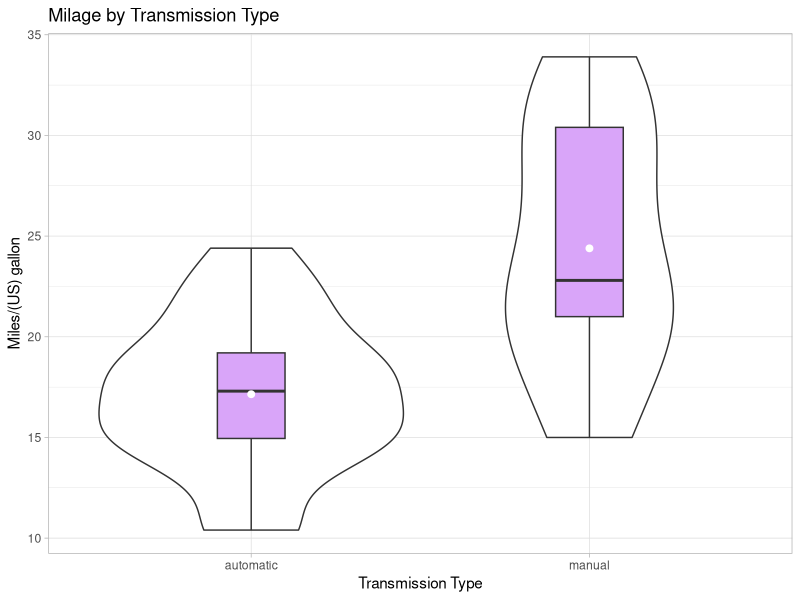
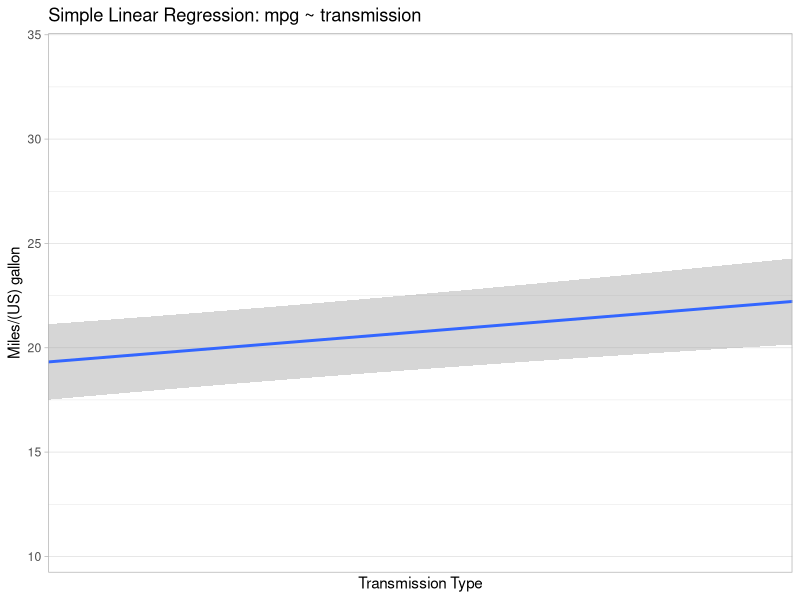
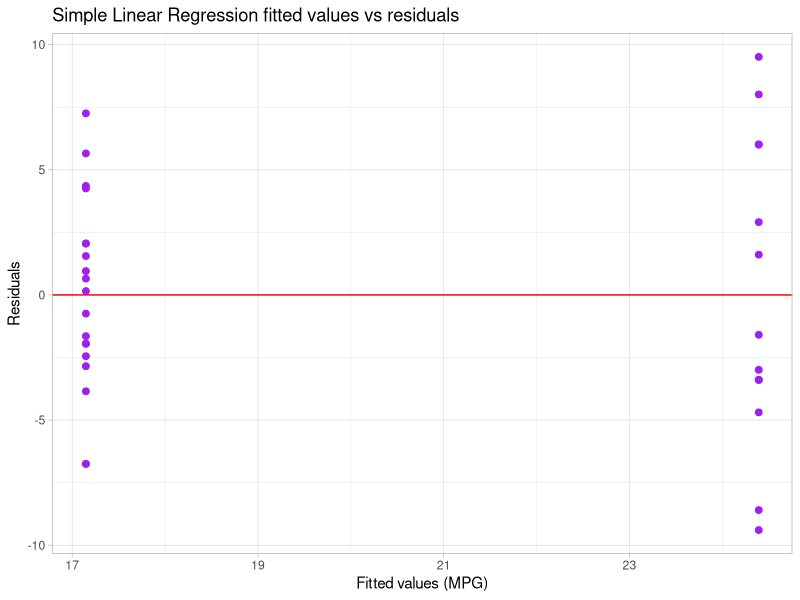
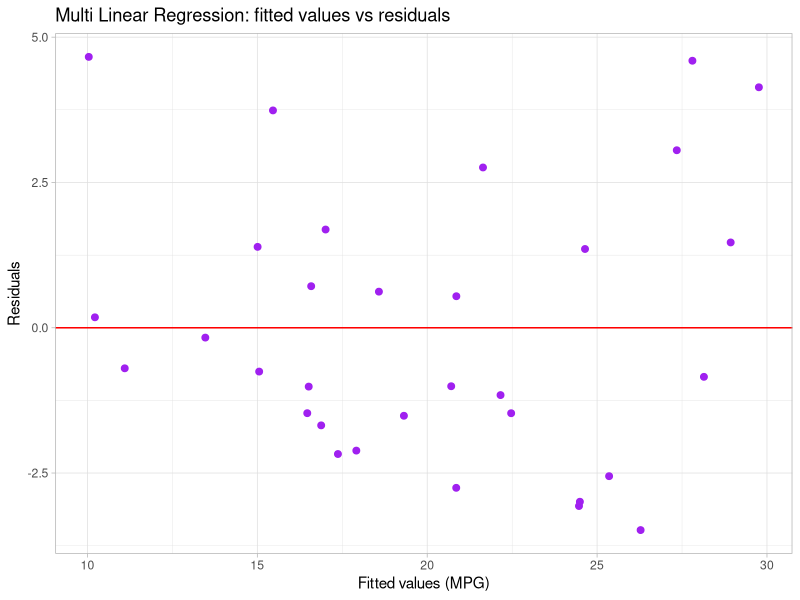
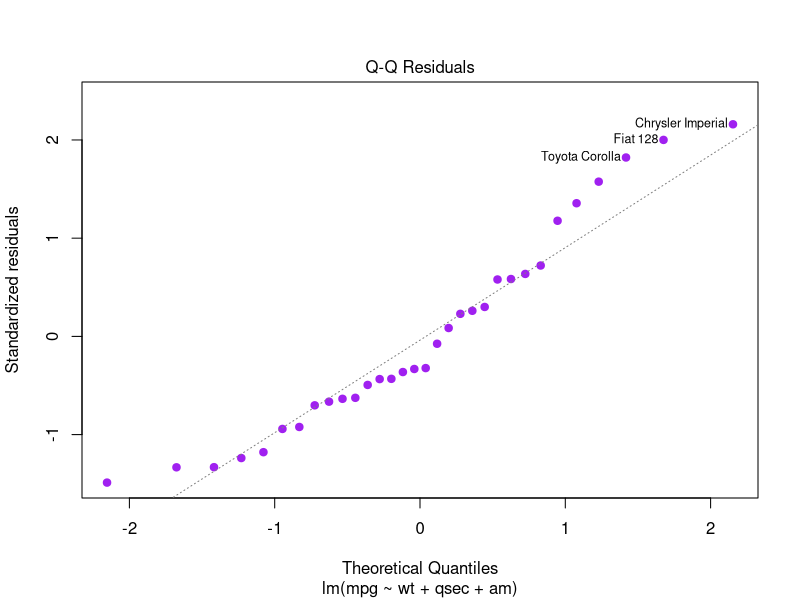

Source code (R) for these figures, in order:
## ---- chunk 1
require(knitr, quietly = TRUE)
require(ggplot2, quietly = TRUE)
require(scales, quietly = TRUE)

knitr::opts_chunk$set(echo = FALSE, cache = TRUE, cache.path = "cache/",
                      fig.path = "figure/", fig.align = "center")

# load cars dataset
require(datasets, quietly = TRUE)
data(mtcars)
## ---- chunk 2
kable(head(mtcars), caption = "Sample from mtcars")
## ---- chunk 3
modelSLR <- lm(mpg ~ am, mtcars)
modelSLRsum <- summary(modelSLR)
kable(cbind(modelSLRsum$coef, round(confint(modelSLR), 1)), caption = "Model Coefficients")
## ---- chunk 4
library(MASS)
fit <- lm(mpg ~ ., mtcars)
step <- stepAIC(fit, direction = "both", trace = 0)
modelMLR <- lm(mpg ~ wt + qsec + am, mtcars)
modelMLRsum <- summary(modelMLR)
kable(cbind(modelMLRsum$coef, round(confint(modelMLR), 1)), caption = "Model Coefficients")
## ---- chunk 5
fit.models <- c("Simple Linear Regression", "Multi Linear Regression")
fit.r.squared <- c(modelSLRsum$adj.r.squared, modelMLRsum$adj.r.squared)
fit.var.residuals <- c(modelSLRsum$sigma, modelMLRsum$sigma)
fit.aic <- c(AIC(modelSLR), AIC(modelMLR))
df <- data.frame("Model" = fit.models, "R Squared" = fit.r.squared, "Residual Variance" = fit.var.residuals, AIC = fit.aic)
kable(df, caption = "Compare Models")
## ---- chunk 6
library(MASS)
fit <- lm(mpg ~ ., mtcars)
step <- stepAIC(fit, direction = "both", trace = 0)
step$anova
## ---- chunk 7
sessionInfo()
## ---- chunk 8
mtcars2 <- data.frame(mtcars)
mtcars2$am <- factor(mtcars2$am, labels = c("automatic", "manual"))
ggplot(mtcars2, aes(x = am, y = mpg)) +
    geom_violin() +
    geom_boxplot(width = 0.2, fill = "purple", alpha = 0.4) +
    stat_summary(fun.y = mean, geom = "point", colour = "white", shape = 19, size = 2) +
    theme_light(base_family = "sans", base_size = 11) +
    labs(x = "Transmission Type", y = "Miles/(US) gallon") +
    ggtitle("Milage by Transmission Type")
## ---- chunk 9
ggplot(mtcars, aes(x = am, y = mpg)) +
    geom_point(shape = 19, size = 2, colour = "purple") +
    geom_smooth(method = lm) +
    theme_light(base_family = "sans", base_size = 11) +
    scale_x_discrete(breaks = c(0, 1), labels = c("automatic", "manual"), expand = c(0.2, -0.5)) +
    labs(x = "Transmission Type", y = "Miles/(US) gallon") +
    ggtitle("Simple Linear Regression: mpg ~ transmission")
## ---- chunk 10
qplot(fitted(modelSLR), resid(modelSLR)) +
    geom_hline(yintercept = 0, colour = "red") +
    geom_point(shape = 19, size = 2, colour = "purple") +
    theme_light(base_family = "sans", base_size = 11) +
    xlab("Fitted values (MPG)") +
    ylab("Residuals") +
    ggtitle("Simple Linear Regression fitted values vs residuals")
## ---- chunk 11
qplot(fitted(modelMLR), resid(modelMLR)) +
    geom_hline(yintercept = 0, colour = "red") +
    geom_point(shape = 19, size = 2, colour = "purple") +
    theme_light(base_family = "sans", base_size = 11) +
    xlab("Fitted values (MPG)") +
    ylab("Residuals") +
    ggtitle("Multi Linear Regression: fitted values vs residuals")
## ---- chunk 12
plot(modelMLR, which = c(2), pch = 19, col = c("purple"))
